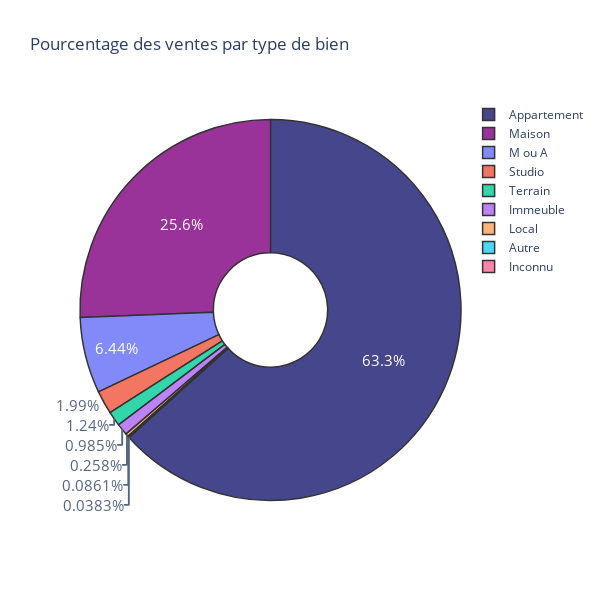

Notebook code cell kept with this figure:
### Code cell
trace = go.Pie(labels = df.TypeBien.value_counts().index, values = df.TypeBien.value_counts(), 
               textfont=dict(size=15), opacity = 0.8, hole = .3,
               marker=dict(colors=['MidnightBlue', 'purple'], 
               line=dict(color='#000000', width=1.5)))
layout= go.Layout(title={'text': "Pourcentage des ventes par type de bien"})
                         #,'y':0.9,'x':0.5,'xanchor': 'center','yanchor': 'top'})
fig.update_traces(textposition='inside')
fig = go.Figure(data = [trace], layout=layout)
fig.update_layout(height=600, width=600, uniformtext_minsize=15, uniformtext_mode='hide')
fig.show()

### Figure 1 — Plotly figure (JSON) as saved in the notebook; plotly's stock layout.template omitted (floating-point values rounded to 4 significant figures)
{"data": [{"hole": 0.3, "labels": ["Appartement", "Maison", "M ou A", "Studio", "Terrain", "Immeuble", "Local", "Autre", "Inconnu"], "marker": {"colors": ["MidnightBlue", "purple"], "line": {"color": "#000000", "width": 1.5}}, "opacity": 0.8, "textfont": {"size": 15}, "type": "pie", "values": [6621, 2680, 673, 208, 130, 103, 27, 9, 4]}], "layout": {"height": 600, "title": {"text": "Pourcentage des ventes par type de bien"}, "uniformtext": {"minsize": 15, "mode": "hide"}, "width": 600}}
